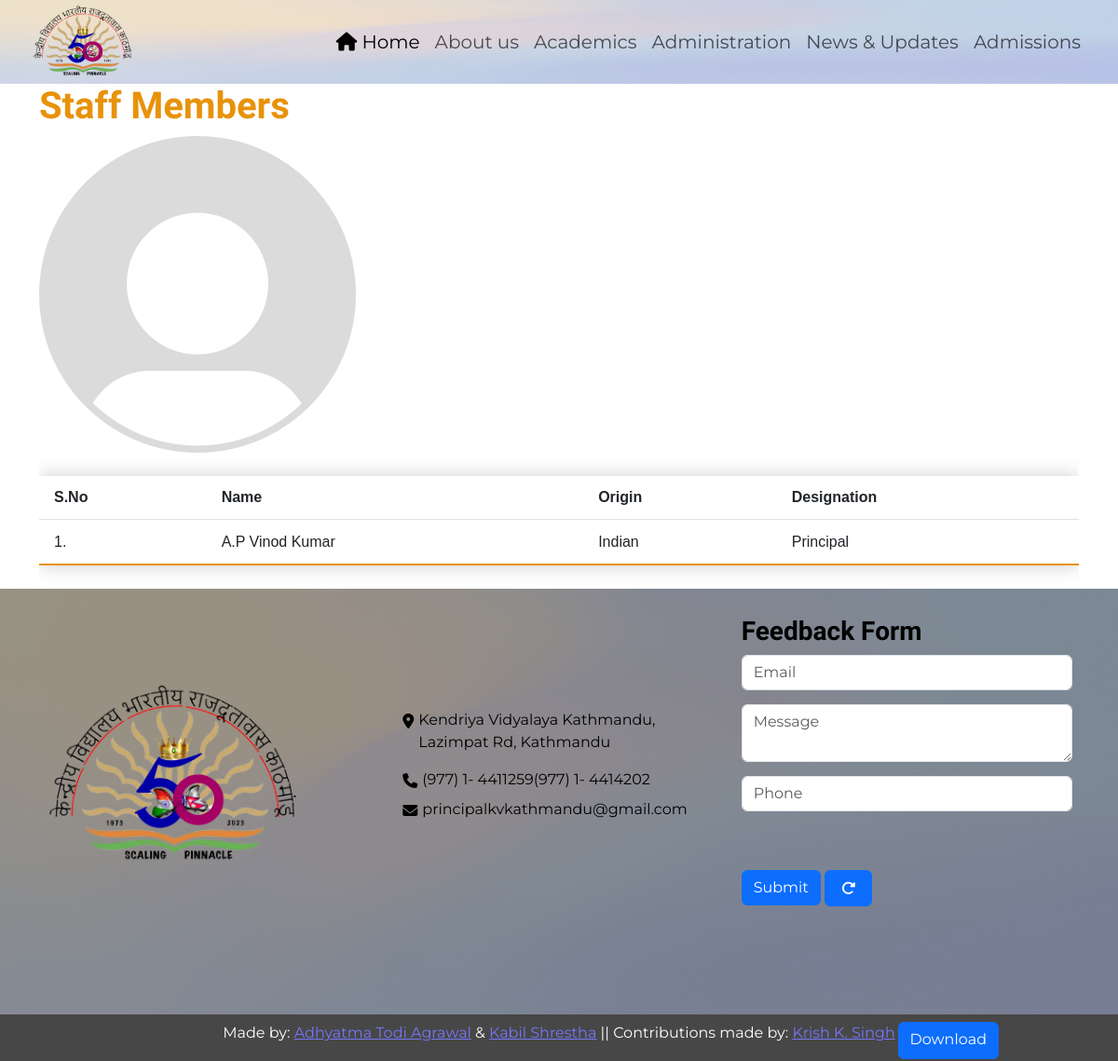
Screenshot of /Members_List with the database file from the repository.
### main_app/models.py (models this page shows, shortened)
class member_list(models.Model):
    name=models.CharField(max_length=32)
    designation=models.CharField(choices=Vacancy_posts,max_length=32)
    origin=models.CharField(choices=[("Local","Local"),("Indian","Indian")],null=False,blank=False,max_length=6)
    image=models.ImageField(upload_to='website/images/' ,blank=True ,null=True,default='website/images/PFP.jpg')
    class Meta:
        verbose_name = "Add Staff"
        verbose_name_plural = "Add Staff"

### main_app/views.py (the view)
# urls.py: path("Members_List",views.members_list,name="members_list"),
def members_list(request):
    members_list=member_list.objects.all().order_by("designation")
    return render(request,"website/members_list.html",{
        'members':members_list
    })

### main_app/templates/website/members_list.html
{% extends 'website/layout.html' %}
{% block body %}
<h1 class="fade-in">Staff Members</h1>
<div class="table-responsive text-nowrap fade-in-up">
    <table class="table data-table table-hover">
        <thead>
            <tr>
                <th scope="col">S.no</th>
                <th scope="col">Name</th>
                <th scope="col">Origin</th>
                <th scope="col">Designation</th>
            </tr>
        </thead>
            <tbody>
                {% for members in members %}
                {% if members.image %}
                <tr tabindex="0" data-bs-toggle="popover" data-bs-trigger="hover focus" data-bs-placement="left"  data-bs-content="{{members.image.url}}">
                    <td scope="row">{{forloop.counter}}.</td>
                    <td>{{members.name}}</td>
                    <td>{{members.origin}} </td>
                    <td>{{members.get_designation_display}}</td>
                </tr>
                    <img src="{{members.image.url}}">
                {% endif %}
                {% endfor %}
            </tbody>
    </table>
{% endblock %}

### main_app/static/website/styles.css (style rules this page uses)
* { padding: 0px; margin: 0px; }
html, body { height: 100%; }
body { background-color: #fff; display: flex; flex-direction: column; font-family: "Montserrat", sans-serif; }
h1, h2, h3 { color: #e89209; font-family: "Philosopher", serif; font-weight: bold; }
table { margin: auto; text-transform: capitalize; }
.data-table { border-collapse: collapse; margin: 25px 0; font-family: sans-serif; min-width: 400px; box-shadow: 0 0 20px rgba(0, 0, 0, 0.2); }
.data-table thead tr { background-color: #e89209; color: #ffffff; text-align: left; }
.data-table th, .data-table td { padding: 0.7rem 1rem; }
.data-table tbody tr { border-bottom: 1px solid #dddddd; }
.data-table tbody tr:last-of-type { border-bottom: 2px solid #e89209; }
.fade-in-up, .stat-content { animation: fadeInUp 1000ms forwards; transition: ease-in-out 300ms; }
.fade-in { animation: fade-in 1000ms ease-in 300ms forwards; }

### rows the page displays
member_list: name "A.P Vinod Kumar", origin "Indian", designation "Principal", image (picture)
